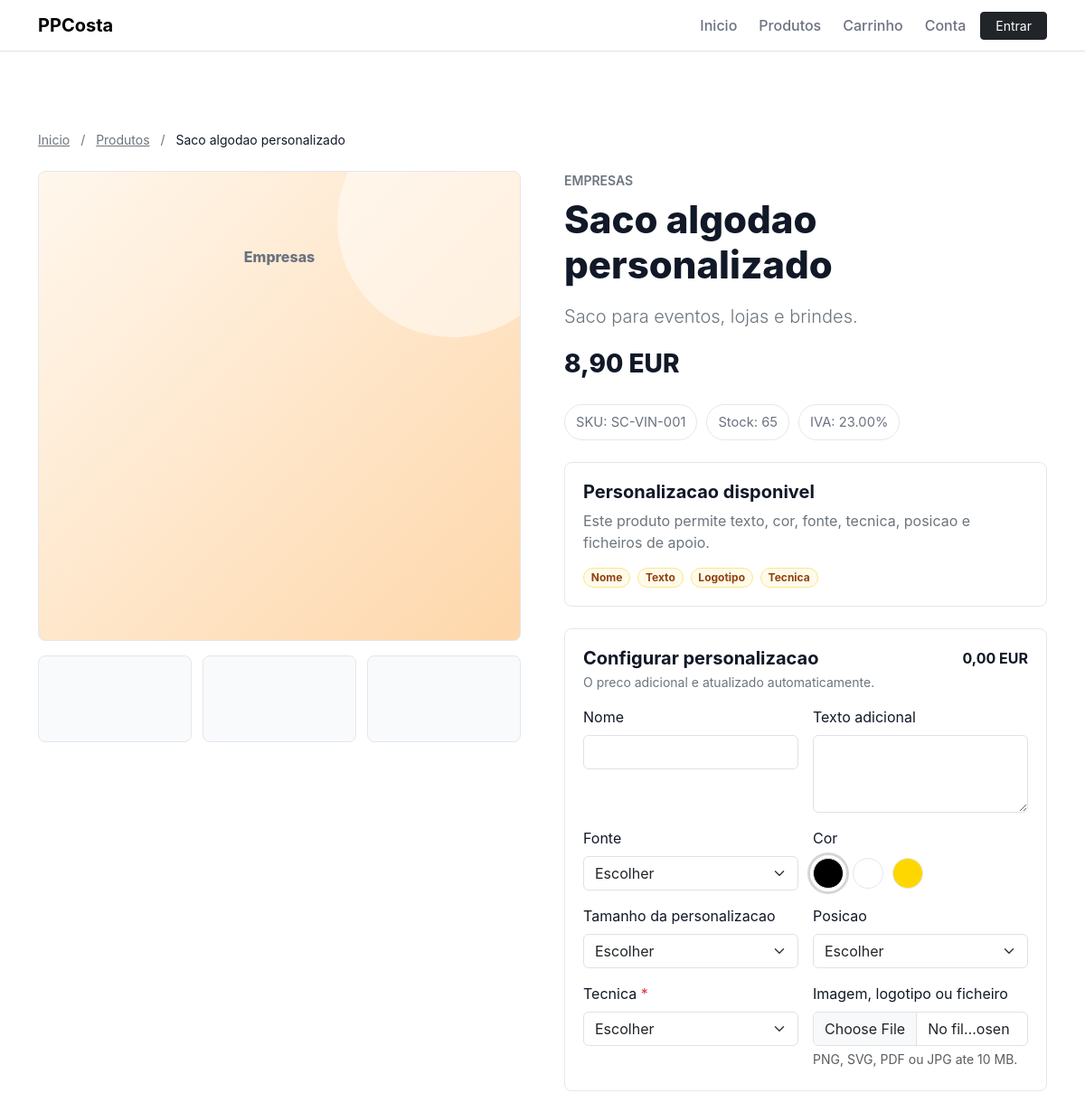
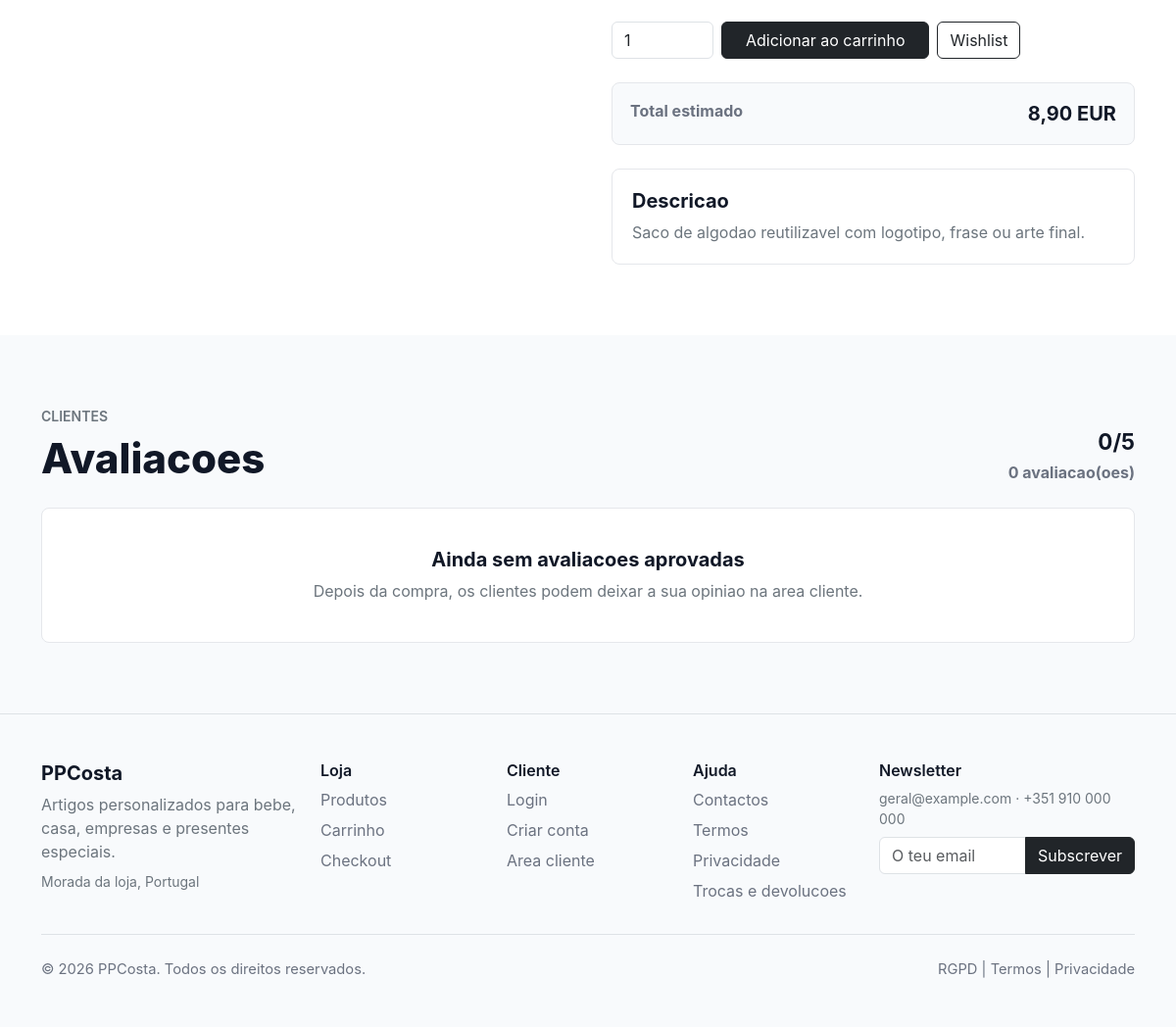
The app's page /produto/saco-algodao-personalizado with its own data (2 pictures, top to bottom).
### tables this page shows
CREATE TABLE products (
    id BIGINT UNSIGNED AUTO_INCREMENT PRIMARY KEY,
    brand_id BIGINT UNSIGNED NULL,
    supplier_id BIGINT UNSIGNED NULL,
    tax_rate_id BIGINT UNSIGNED NOT NULL,
    name VARCHAR(190) NOT NULL,
    slug VARCHAR(210) NOT NULL,
    short_description TEXT NULL,
    long_description MEDIUMTEXT NULL,
    sku VARCHAR(100) NOT NULL,
    ean VARCHAR(40) NULL,
    price DECIMAL(12,2) NOT NULL,
    sale_price DECIMAL(12,2) NULL,
    cost_price DECIMAL(12,2) NULL,
    stock INT NOT NULL DEFAULT 0,
    stock_minimum INT NOT NULL DEFAULT 0,
    weight_grams INT NULL,
    width_mm INT NULL,
    height_mm INT NULL,
    depth_mm INT NULL,
    video_url VARCHAR(255) NULL,
    is_active TINYINT(1) NOT NULL DEFAULT 1,
    is_new TINYINT(1) NOT NULL DEFAULT 0,
    is_featured TINYINT(1) NOT NULL DEFAULT 0,
    is_on_sale TINYINT(1) NOT NULL DEFAULT 0,
    is_best_seller TINYINT(1) NOT NULL DEFAULT 0,
    is_personalizable TINYINT(1) NOT NULL DEFAULT 0,
    meta_title VARCHAR(190) NULL,
    meta_description VARCHAR(255) NULL,
    canonical_url VARCHAR(255) NULL,
    created_at TIMESTAMP NOT NULL DEFAULT CURRENT_TIMESTAMP,
    updated_at TIMESTAMP NOT NULL DEFAULT CURRENT_TIMESTAMP ON UPDATE CURRENT_TIMESTAMP,
    UNIQUE KEY uq_products_slug (slug),
    UNIQUE KEY uq_products_sku (sku),
    KEY idx_products_flags (is_active, is_featured, is_new, is_on_sale, is_best_seller),
    KEY idx_products_brand (brand_id),
    KEY idx_products_supplier (supplier_id),
    FULLTEXT KEY ft_products_search (name, short_description, long_description, sku),
    CONSTRAINT fk_products_brand FOREIGN KEY (brand_id) REFERENCES brands(id) ON DELETE SET NULL,
    CONSTRAINT fk_products_supplier FOREIGN KEY (supplier_id) REFERENCES suppliers(id) ON DELETE SET NULL,
    CONSTRAINT fk_products_tax_rate FOREIGN KEY (tax_rate_id) REFERENCES tax_rates(id),
    CHECK (price >= 0),
    CHECK (sale_price IS NULL OR sale_price >= 0),
    CHECK (stock >= 0)
);

CREATE TABLE categories (
    id BIGINT UNSIGNED AUTO_INCREMENT PRIMARY KEY,
    parent_id BIGINT UNSIGNED NULL,
    name VARCHAR(160) NOT NULL,
    slug VARCHAR(180) NOT NULL,
    description TEXT NULL,
    image_path VARCHAR(255) NULL,
    sort_order INT NOT NULL DEFAULT 0,
    is_active TINYINT(1) NOT NULL DEFAULT 1,
    meta_title VARCHAR(190) NULL,
    meta_description VARCHAR(255) NULL,
    created_at TIMESTAMP NOT NULL DEFAULT CURRENT_TIMESTAMP,
    updated_at TIMESTAMP NOT NULL DEFAULT CURRENT_TIMESTAMP ON UPDATE CURRENT_TIMESTAMP,
    UNIQUE KEY uq_categories_slug (slug),
    KEY idx_categories_parent (parent_id),
    KEY idx_categories_active_sort (is_active, sort_order),
    CONSTRAINT fk_categories_parent FOREIGN KEY (parent_id) REFERENCES categories(id) ON DELETE SET NULL
);

CREATE TABLE tax_rates (
    id BIGINT UNSIGNED AUTO_INCREMENT PRIMARY KEY,
    name VARCHAR(120) NOT NULL,
    rate DECIMAL(5,2) NOT NULL,
    country_code CHAR(2) NOT NULL DEFAULT 'PT',
    is_default TINYINT(1) NOT NULL DEFAULT 0,
    is_active TINYINT(1) NOT NULL DEFAULT 1,
    CHECK (rate >= 0)
);

CREATE TABLE product_personalizations (
    id BIGINT UNSIGNED AUTO_INCREMENT PRIMARY KEY,
    product_id BIGINT UNSIGNED NOT NULL,
    personalization_type_id BIGINT UNSIGNED NOT NULL,
    label VARCHAR(160) NOT NULL,
    min_length INT NULL,
    max_length INT NULL,
    allowed_file_types VARCHAR(190) NULL,
    max_file_bytes INT NULL,
    base_extra_price DECIMAL(12,2) NOT NULL DEFAULT 0,
    sort_order INT NOT NULL DEFAULT 0,
    is_required TINYINT(1) NOT NULL DEFAULT 0,
    is_active TINYINT(1) NOT NULL DEFAULT 1,
    KEY idx_product_personalizations_product (product_id, is_active),
    CONSTRAINT fk_product_personalizations_product FOREIGN KEY (product_id) REFERENCES products(id) ON DELETE CASCADE,
    CONSTRAINT fk_product_personalizations_type FOREIGN KEY (personalization_type_id) REFERENCES personalization_types(id),
    CHECK (base_extra_price >= 0)
);

CREATE TABLE personalization_types (
    id BIGINT UNSIGNED AUTO_INCREMENT PRIMARY KEY,
    name VARCHAR(120) NOT NULL,
    slug VARCHAR(140) NOT NULL,
    input_type ENUM('text','textarea','select','color','font','file','position','technique') NOT NULL,
    is_required TINYINT(1) NOT NULL DEFAULT 0,
    is_active TINYINT(1) NOT NULL DEFAULT 1,
    UNIQUE KEY uq_personalization_types_slug (slug)
);

CREATE TABLE personalization_options (
    id BIGINT UNSIGNED AUTO_INCREMENT PRIMARY KEY,
    personalization_type_id BIGINT UNSIGNED NOT NULL,
    label VARCHAR(160) NOT NULL,
    value VARCHAR(190) NOT NULL,
    extra_price DECIMAL(12,2) NOT NULL DEFAULT 0,
    color_hex CHAR(7) NULL,
    sort_order INT NOT NULL DEFAULT 0,
    is_active TINYINT(1) NOT NULL DEFAULT 1,
    KEY idx_personalization_options_type (personalization_type_id, is_active),
    CONSTRAINT fk_personalization_options_type FOREIGN KEY (personalization_type_id) REFERENCES personalization_types(id) ON DELETE CASCADE,
    CHECK (extra_price >= 0)
);

### produto-detalhe.php (the view, shortened to what the rows shown need)
<?php
require_once __DIR__ . '/includes/personalization.php';
$slug = trim($_GET['slug'] ?? '');
$product = $slug !== '' ? catalog_product_by_slug($slug) : null;
    ?>
    <?php
$personalizationRules = !empty($product['is_personalizable'])
    ? personalization_rules_for_product((int) $product['id'])
    : [];
require_once __DIR__ . '/includes/header.php';
?>
<section class="product-detail section-pad">
    <div class="container">
        <nav class="small mb-4" aria-label="Breadcrumb">
            <a class="text-secondary" href="<?= e(url()) ?>">Inicio</a>
            <span class="text-secondary mx-2">/</span>
            <a class="text-secondary" href="<?= e(url('produto.php')) ?>">Produtos</a>
            <span class="text-secondary mx-2">/</span>
            <span><?= e($product['name']) ?></span>
        </nav>
        <div class="row g-5">
            <div class="col-lg-6">
                <div class="product-gallery-main <?= e($product['media_class'] ?? 'product-mug') ?>" data-personalization-preview>
                    <span data-preview-product><?= e($product['category_name'] ?? 'Produto') ?></span>
                </div>
            </div>
            <div class="col-lg-6">
                <p class="text-uppercase text-secondary fw-semibold small mb-2"><?= e($product['category_name'] ?? 'Catalogo') ?></p>
                <h1 class="section-title mb-3"><?= e($product['name']) ?></h1>
                <p class="text-secondary lead"><?= e($product['short_description'] ?? '') ?></p>
                <div class="d-flex align-items-center gap-2 mb-4">
                    <span class="price fs-3"><?= e(format_price((float) $product['final_price'])) ?></span>
                </div>
                <div class="product-meta mb-4">
                    <span>SKU: <?= e($product['sku']) ?></span>
                    <span>Stock: <?= e((string) $product['stock']) ?></span>
                    <span>IVA: <?= e((string) ($product['tax_rate'] ?? '23.00')) ?>%</span>
                </div>
                <?php if (!empty($product['is_personalizable'])): ?>
                    <div class="personalization-preview mb-4">
                        <h2 class="h5 fw-bold">Personalizacao disponivel</h2>
                        <p class="text-secondary mb-3">Este produto permite texto, cor, fonte, tecnica, posicao e ficheiros de apoio.</p>
                        <div class="d-flex flex-wrap gap-2">
                        </div>
                    </div>
                <?php endif; ?>
                <form class="product-buy-box" method="post" action="<?= e(url('carrinho.php')) ?>" enctype="multipart/form-data" data-personalization-form data-product-price="<?= e((string) $product['final_price']) ?>" data-product-id="<?= e((string) $product['id']) ?>">
                    <?php if ($personalizationRules !== []): ?>
                        <div class="personalization-editor mb-4">
                            <div class="d-flex justify-content-between align-items-start gap-3 mb-3">
                                <div>
                                    <h2 class="h5 fw-bold mb-1">Configurar personalizacao</h2>
                                </div>
                            </div>
                            <div class="row g-3">
                                <?php foreach ($personalizationRules as $rule): ?>
                                    <?php $fieldName = 'personalization[' . $rule['slug'] . ']'; ?>
                                    <div class="col-md-6">
                                        <label class="form-label" for="personalization-<?= e($rule['slug']) ?>">
                                            <?= e($rule['label']) ?>
                                            <?php if (!empty($rule['is_required'])): ?>
                                                <span class="text-danger">*</span>
                                            <?php endif; ?>
                                        </label>
                                        <?php if (in_array($rule['input_type'], ['select', 'font', 'position', 'technique'], true)): ?>
                                            <select class="form-select" id="personalization-<?= e($rule['slug']) ?>" name="<?= e($fieldName) ?>" data-personalization-field data-preview-field="<?= e($rule['slug']) ?>" <?= !empty($rule['is_required']) ? 'required' : '' ?>>
                                                <option value="">Escolher</option>
                                            </select>
                                        <?php elseif ($rule['input_type'] === 'color'): ?>
                                            <div class="color-choice-group" data-personalization-field-group>
                                                <?php foreach ($rule['options'] as $index => $option): ?>
                                                    <label class="color-choice" title="<?= e($option['label']) ?>">
                                                        <span style="background: <?= e($option['value']) ?>"></span>
                                                    </label>
                                                <?php endforeach; ?>
                                            </div>
                                        <?php elseif ($rule['input_type'] === 'textarea'): ?>
                                            <textarea class="form-control" id="personalization-<?= e($rule['slug']) ?>" name="<?= e($fieldName) ?>" rows="3" maxlength="<?= e((string) ($rule['max_length'] ?? 120)) ?>" data-personalization-field data-preview-field="<?= e($rule['slug']) ?>" data-base-extra-price="<?= e((string) $rule['base_extra_price']) ?>"></textarea>
                                        <?php elseif ($rule['input_type'] === 'file'): ?>
                                            <input class="form-control" id="personalization-<?= e($rule['slug']) ?>" name="personalization_file" type="file" accept=".png,.svg,.pdf,.jpg,.jpeg" data-personalization-file data-base-extra-price="<?= e((string) $rule['base_extra_price']) ?>">
                                            <div class="form-text">PNG, SVG, PDF ou JPG ate <?= e((string) round(((int) ($rule['max_file_bytes'] ?? MAX_UPLOAD_BYTES)) / 1024 / 1024)) ?> MB.</div>
                                        <?php else: ?>
                                            <input class="form-control" id="personalization-<?= e($rule['slug']) ?>" name="<?= e($fieldName) ?>" type="text" maxlength="<?= e((string) ($rule['max_length'] ?? 80)) ?>" data-personalization-field data-preview-field="<?= e($rule['slug']) ?>" data-base-extra-price="<?= e((string) $rule['base_extra_price']) ?>" <?= !empty($rule['is_required']) ? 'required' : '' ?>>
                                        <?php endif; ?>
                                    </div>
                                <?php endforeach; ?>
                            </div>
                        </div>
                    <?php endif; ?>
                    <div class="d-flex flex-column flex-sm-row gap-2 mb-4">
                    </div>
                    <div class="total-preview mb-4">
                    </div>
                </form>
                <div class="product-description">
                    <h2 class="h5 fw-bold">Descricao</h2>
                    <p class="text-secondary mb-0"><?= e($product['long_description'] ?? $product['short_description'] ?? '') ?></p>
                </div>
            </div>
        </div>
    </div>
</section>
<section class="section-pad surface-section">
    <div class="container">
        <div class="d-flex flex-column flex-md-row justify-content-between gap-3 mb-4">
            <div>
                <h2 class="section-title mb-0">Avaliacoes</h2>
            </div>
        </div>
    </div>
</section>
<?php require_once __DIR__ . '/includes/footer.php'; ?>

### records on screen
products: name "Saco algodao personalizado", categories.name "Empresas", categories.name "EMPRESAS", short_description "Saco para eventos, lojas e brindes.", sku "SC-VIN-001", stock "65", tax_rate.rate "23.00", long_description "Saco de algodao reutilizavel com logotipo, frase ou arte final."
product_personalizations: label "Nome"
product_personalizations: label "Texto adicional"
product_personalizations: label "Fonte"
product_personalizations: label "Cor"
product_personalizations: label "Tamanho da personalizacao"
product_personalizations: label "Posicao"
product_personalizations: label "Tecnica"
product_personalizations: label "Imagem, logotipo ou ficheiro", max_file_bytes "10"

### other values on screen
APP_NAME "PPCosta"
format_price((float) $product['final_price']) "8,90 EUR"
$product['technique'] "Tecnica"
$reviewSummary['average'] "0"
$reviewSummary['count'] "0"
$footerStoreName "PPCosta"
$footerSettings['store_address'] "Morada da loja, Portugal"
$footerSettings['store_email'] "geral@example.com"
$footerSettings['store_phone'] "+351 910 000 000"
